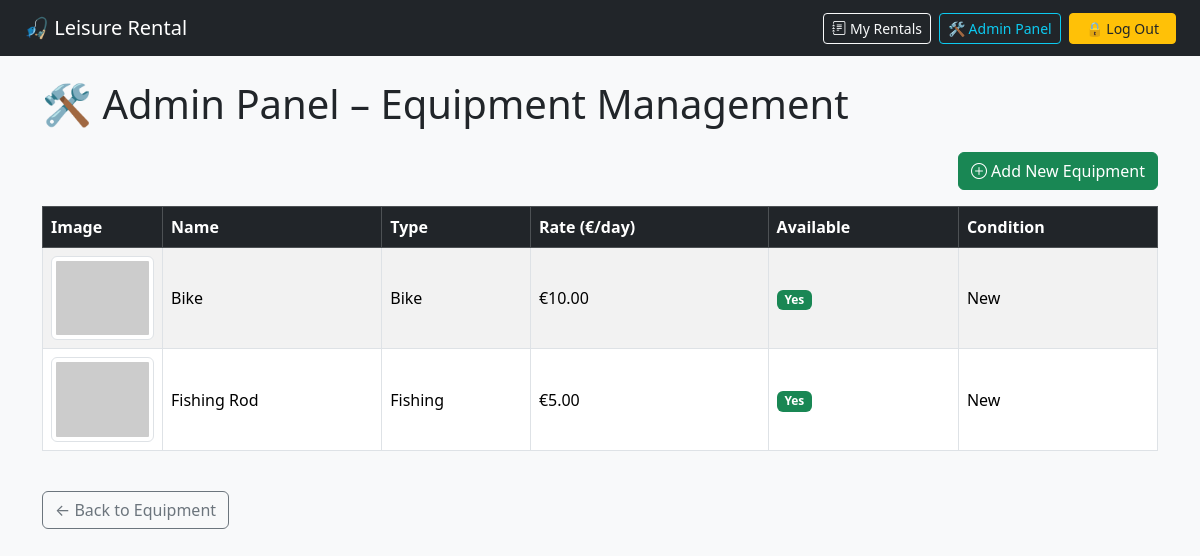
The app's page /admin-panel/ (signed in), older data.
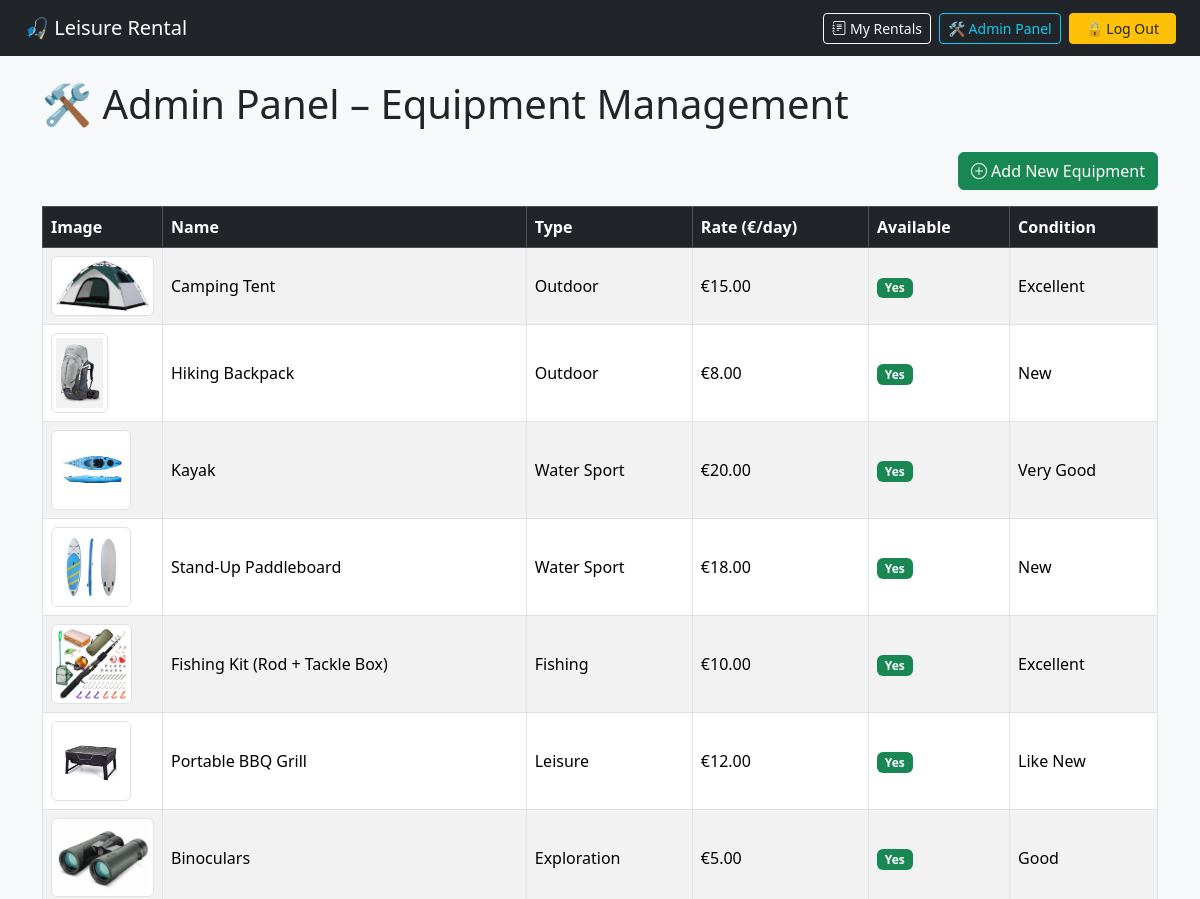
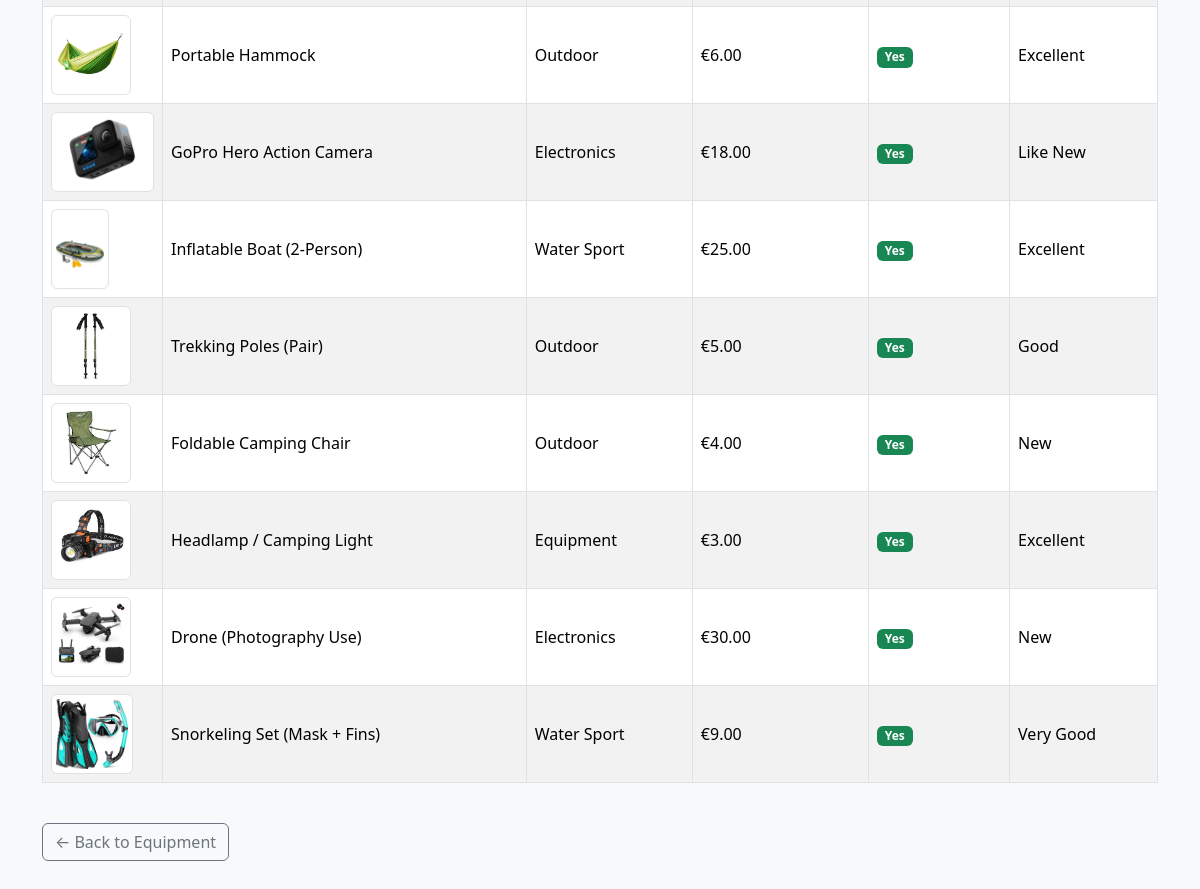
The same page, newer data (2 pictures, top to bottom).
### rental/models.py (models this page shows, shortened)
class Equipment(models.Model):
    name = models.CharField(max_length=100)
    type = models.CharField(max_length=50)
    daily_rate = models.DecimalField(max_digits=6, decimal_places=2)
    available = models.BooleanField(default=True)
    condition = models.CharField(max_length=50)
    image = models.ImageField(upload_to='equipment_images/', blank=True, null=True)  # 👈 Add this

### rental/views.py (the view)
# urls.py: path('admin-panel/', equipment_admin, name='equipment_admin'),
@user_passes_test(is_admin)
def equipment_admin(request):
    equipments = Equipment.objects.all()
    return render(request, 'rental/equipment_admin.html', {'equipments': equipments})

### rental/views.py (called while the page is built)
def is_admin(user):
    return user.is_authenticated and user.role == 'ADMIN'

### rental/templates/rental/equipment_admin.html (shortened to what this page needs)
{% extends 'rental/base.html' %}
{% block content %}
<h1 class="mb-4">🛠 Admin Panel – Equipment Management</h1>
<div class="d-flex justify-content-end mb-3">
  <a href="{% url 'add_equipment' %}" class="btn btn-success">
    <i class="bi bi-plus-circle"></i> Add New Equipment
  </a>
</div>
{% if equipments %}
  <div class="table-responsive">
    <table class="table table-bordered table-striped align-middle">
      <thead class="table-dark">
        <tr>
          <th>Image</th>
          <th>Name</th>
          <th>Type</th>
          <th>Rate (€/day)</th>
          <th>Available</th>
          <th>Condition</th>
        </tr>
      </thead>
      <tbody>
        {% for equipment in equipments %}
        <tr>
          <td style="width: 120px;">
            {% if equipment.image %}
              <img src="{{ equipment.image.url }}" class="img-thumbnail" style="max-height: 80px;" alt="{{ equipment.name }}">
            {% else %}
              <img src="https://via.placeholder.com/100x80?text=No+Image" class="img-thumbnail" alt="No image">
            {% endif %}
          </td>
          <td>{{ equipment.name }}</td>
          <td>{{ equipment.type }}</td>
          <td>€{{ equipment.daily_rate }}</td>
          <td>
            {% if equipment.available %}
              <span class="badge bg-success">Yes</span>
            {% else %}
              <span class="badge bg-danger">No</span>
            {% endif %}
          </td>
          <td>{{ equipment.condition }}</td>
        </tr>
        {% endfor %}
      </tbody>
    </table>
  </div>
{% else %}
  <div class="alert alert-info">No equipment found.</div>
{% endif %}
<a href="{% url 'equipment_list' %}" class="btn btn-outline-secondary mt-4">← Back to Equipment</a>
{% endblock %}

### rental/templates/rental/base.html (shortened to what this page needs)
<!DOCTYPE html>
<html lang="en">
<head>
  <link href="https://cdn.jsdelivr.net/npm/bootstrap@5.3.3/dist/css/bootstrap.min.css" rel="stylesheet">
  <link href="https://cdn.jsdelivr.net/npm/bootstrap-icons@1.10.5/font/bootstrap-icons.css" rel="stylesheet">
</head>
<body class="bg-light text-dark">
  <nav class="navbar navbar-expand-lg navbar-dark bg-dark px-4 mb-4">
    <a class="navbar-brand" href="{% url 'index' %}">🎣 Leisure Rental</a>
    <div class="ms-auto d-flex align-items-center gap-2">
      <a href="{% url 'rental_history' %}" class="btn btn-outline-light btn-sm">
        <i class="bi bi-journal-text"></i> My Rentals
      </a>
      {% if user.is_authenticated and user.role == 'ADMIN' %}
      <a href="{% url 'equipment_admin' %}" class="btn btn-outline-info btn-sm">
        🛠 Admin Panel
      </a>
      {% endif %}
      {% if user.is_authenticated %}
        <form action="{% url 'logout' %}" method="post" class="mb-0">
          <button class="btn btn-warning btn-sm text-dark px-3">🔒 Log Out</button>
        </form>
      {% else %}
        <a href="{% url 'login' %}" class="btn btn-outline-light btn-sm">Log In</a>
        <a href="{% url 'signup' %}" class="btn btn-outline-info btn-sm">Sign Up</a>
      {% endif %}
    </div>
  </nav>
  <div class="container pb-5">
    {% block content %}
    {% endblock %}
  </div>
</body>
</html>

Row changes from the older to the newer data that the page shows:
removed Equipment: name "Bike", type "Bike", daily_rate "10.00", available "Yes", condition "New"
removed Equipment: name "Fishing Rod", type "Fishing", daily_rate "5.00", available "Yes", condition "New"
added Equipment: image (picture), name "Camping Tent", type "Outdoor", daily_rate "15.00", available "Yes", condition "Excellent"
added Equipment: image (picture), name "Hiking Backpack", type "Outdoor", daily_rate "8.00", available "Yes", condition "New"
added Equipment: image (picture), name "Kayak", type "Water Sport", daily_rate "20.00", available "Yes", condition "Very Good"
added Equipment: image (picture), name "Stand-Up Paddleboard", type "Water Sport", daily_rate "18.00", available "Yes", condition "New"
added Equipment: image (picture), name "Fishing Kit (Rod + Tackle Box)", type "Fishing", daily_rate "10.00", available "Yes", condition "Excellent"
added Equipment: image (picture), name "Portable BBQ Grill", type "Leisure", daily_rate "12.00", available "Yes", condition "Like New"
added Equipment: image (picture), name "Binoculars", type "Exploration", daily_rate "5.00", available "Yes", condition "Good"
added Equipment: image (picture), name "Portable Hammock", type "Outdoor", daily_rate "6.00", available "Yes", condition "Excellent"
added Equipment: image (picture), name "GoPro Hero Action Camera", type "Electronics", daily_rate "18.00", available "Yes", condition "Like New"
added Equipment: image (picture), name "Inflatable Boat (2-Person)", type "Water Sport", daily_rate "25.00", available "Yes", condition "Excellent"
added Equipment: image (picture), name "Trekking Poles (Pair)", type "Outdoor", daily_rate "5.00", available "Yes", condition "Good"
added Equipment: image (picture), name "Foldable Camping Chair", type "Outdoor", daily_rate "4.00", available "Yes", condition "New"
added Equipment: image (picture), name "Headlamp / Camping Light", type "Equipment", daily_rate "3.00", available "Yes", condition "Excellent"
added Equipment: image (picture), name "Drone (Photography Use)", type "Electronics", daily_rate "30.00", available "Yes", condition "New"
added Equipment: image (picture), name "Snorkeling Set (Mask + Fins)", type "Water Sport", daily_rate "9.00", available "Yes", condition "Very Good"
